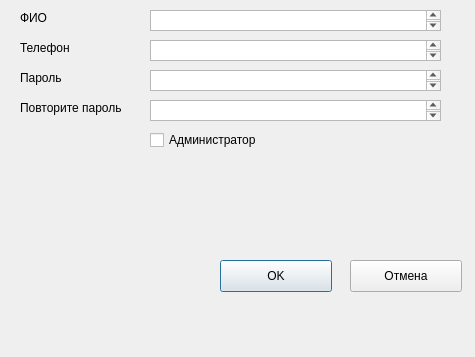
<?xml version="1.0" encoding="UTF-8"?>
<ui version="4.0">
 <class>LoginMenegerDialog</class>
 <widget class="QDialog" name="LoginMenegerDialog">
  <property name="geometry">
   <rect>
    <x>0</x>
    <y>0</y>
    <width>475</width>
    <height>357</height>
   </rect>
  </property>
  <property name="windowTitle">
   <string>Dialog</string>
  </property>
  <widget class="QCheckBox" name="checkBox">
   <property name="geometry">
    <rect>
     <x>150</x>
     <y>130</y>
     <width>131</width>
     <height>20</height>
    </rect>
   </property>
   <property name="text">
    <string>Администратор</string>
   </property>
  </widget>
  <widget class="QPushButton" name="pushButton">
   <property name="geometry">
    <rect>
     <x>220</x>
     <y>260</y>
     <width>112</width>
     <height>32</height>
    </rect>
   </property>
   <property name="text">
    <string>OK</string>
   </property>
  </widget>
  <widget class="QTextEdit" name="textEdit_3">
   <property name="geometry">
    <rect>
     <x>150</x>
     <y>70</y>
     <width>291</width>
     <height>21</height>
    </rect>
   </property>
  </widget>
  <widget class="QTextEdit" name="textEdit_2">
   <property name="geometry">
    <rect>
     <x>150</x>
     <y>40</y>
     <width>291</width>
     <height>21</height>
    </rect>
   </property>
  </widget>
  <widget class="QPushButton" name="pushButton_2">
   <property name="geometry">
    <rect>
     <x>350</x>
     <y>260</y>
     <width>112</width>
     <height>32</height>
    </rect>
   </property>
   <property name="text">
    <string>Отмена</string>
   </property>
  </widget>
  <widget class="QTextEdit" name="textEdit_4">
   <property name="geometry">
    <rect>
     <x>150</x>
     <y>100</y>
     <width>291</width>
     <height>21</height>
    </rect>
   </property>
  </widget>
  <widget class="QTextEdit" name="textEdit">
   <property name="geometry">
    <rect>
     <x>150</x>
     <y>10</y>
     <width>291</width>
     <height>21</height>
    </rect>
   </property>
  </widget>
  <widget class="QLabel" name="label">
   <property name="geometry">
    <rect>
     <x>20</x>
     <y>10</y>
     <width>81</width>
     <height>16</height>
    </rect>
   </property>
   <property name="text">
    <string>ФИО</string>
   </property>
  </widget>
  <widget class="QLabel" name="label_2">
   <property name="geometry">
    <rect>
     <x>20</x>
     <y>40</y>
     <width>81</width>
     <height>16</height>
    </rect>
   </property>
   <property name="text">
    <string>Телефон</string>
   </property>
  </widget>
  <widget class="QLabel" name="label_3">
   <property name="geometry">
    <rect>
     <x>20</x>
     <y>70</y>
     <width>81</width>
     <height>16</height>
    </rect>
   </property>
   <property name="text">
    <string>Пароль</string>
   </property>
  </widget>
  <widget class="QLabel" name="label_4">
   <property name="geometry">
    <rect>
     <x>20</x>
     <y>100</y>
     <width>121</width>
     <height>16</height>
    </rect>
   </property>
   <property name="text">
    <string>Повторите пароль</string>
   </property>
  </widget>
 </widget>
 <resources/>
 <connections/>
</ui>
